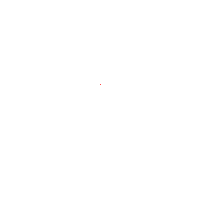
Frame 1 (no input)
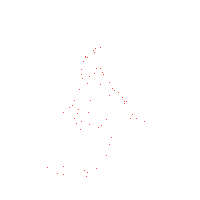
Frame 60 (the mouse pressed at the canvas centre just before this capture)
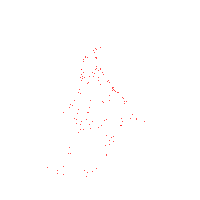
Frame 120 (the mouse held since frame 60 and released just before this capture)

The Processing sketch that drew these frames (run headless with seeded random() and noise(); from frame 60 on, the mouse is pressed at the canvas centre):

// Processing sketch: strange_at_1
// ── strange_at_1.pde
//##############################################################
//
// strange attractors
// reference: http://mathworld.wolfram.com/StrangeAttractor.html
//
//##############################################################

// select one of coefficient values 

//String coF_Alph = "AMTMNQQXUYGA";
// String coF_Alph = "FIRCDERRPVLD";
// String coF_Alph = "GLXOESFTTPSV";
// String coF_Alph = "HGUHDPHNSGOH";
// String coF_Alph = "LUFBBFISGJYS";
String coF_Alph = "MDVAIDOYHYEA";
// String coF_Alph = "QFFVSLMJJGCR";
// String coF_Alph = "VBWNBDELYHUL";
// String coF_Alph = "CVQKGHQTPHTE";
// String coF_Alph = "GIIETPIQRRUL";
// String coF_Alph = "GXQSNSKEECTX";
// String coF_Alph = "ILIBVPKJWGRR";
// String coF_Alph = "MCRBIPOPHTBN";
// String coF_Alph = "ODGQCNXODNYA";
// String coF_Alph = "UWACXDQIGKHF";
// String coF_Alph = "WNCSLFLGIHGL";

float[] coF = new float[12];

float x, y, xx, yy;

void setup(){
  size(200, 200);
  background(255);
  
  // alphabet corresponds to number. A=-1.2, B=-1.1, ... , Y=1.1, Z=1.2
  for(int i=0; i<coF.length; i++){
    coF[i] = ((int(coF_Alph.charAt(i)-'A'))- 12)/10.0;
    println(coF[i]);
  }
  
  // initial value = 0
  x=y=xx=yy=0;

}

void draw(){
  translate(width/2, height/2);
  update();
}


void update(){
  xx = coF[0] + coF[1]*x + coF[2]*x*x + coF[3]*x*y + coF[4]*y + coF[5]*y*y;
  yy = coF[6] + coF[7]*x + coF[8]*x*x + coF[9]*x*y + coF[10]*y + coF[11]*y*y;
  stroke(255, 0, 0);
  strokeWeight(1);
  point(80*xx, -80*yy);
  x = xx;
  y = yy;
}
